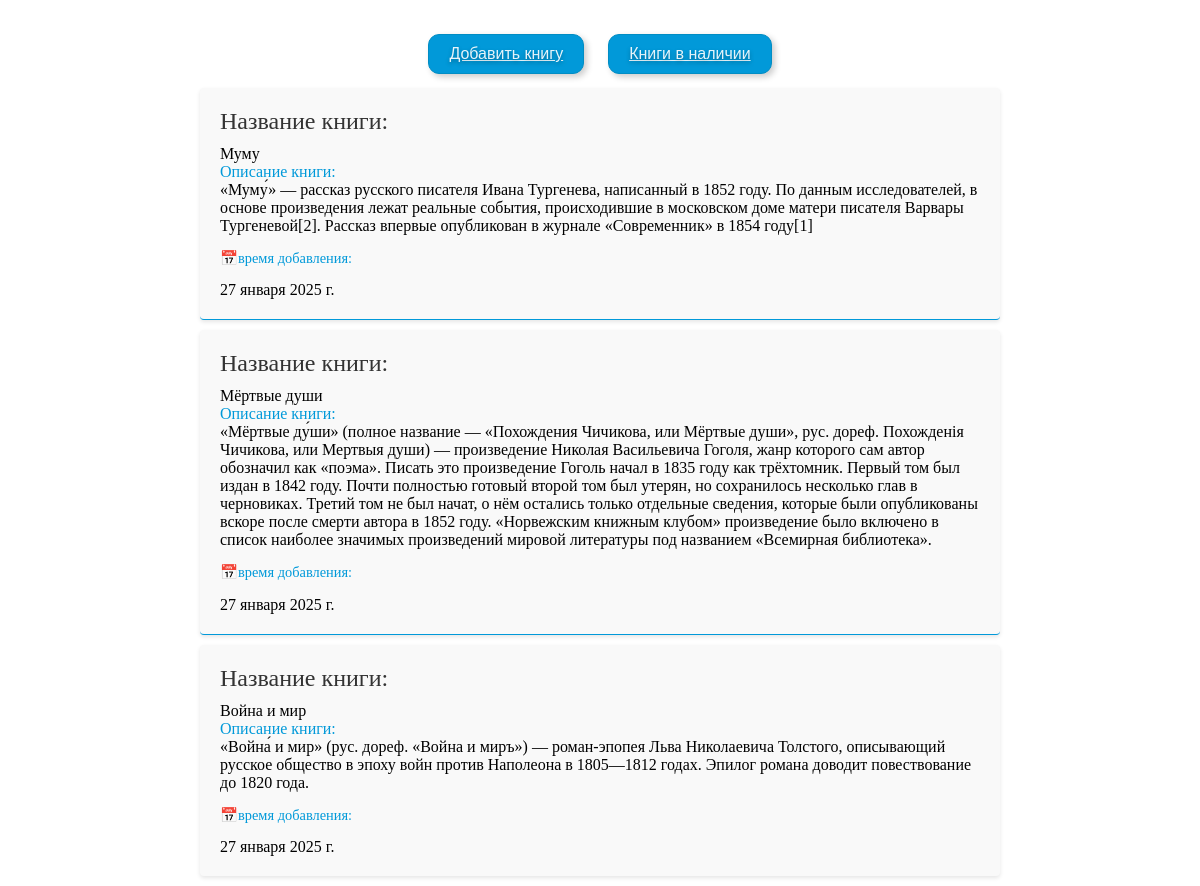
/posts/, run on the app's committed database.
### postmenu/models.py (models this page shows)
class Post(models.Model):
    title = models.CharField(max_length=50)
    text = models.TextField(max_length=250)
    datetime = models.DateField(auto_now=True)
    created_at = models.DateTimeField(auto_now_add=True)
    class Meta:
        ordering = ['-created_at']

### postmenu/views.py (the view)
# urls.py: path('posts/', listpost, name='list_post'),
def listpost(request):
    posts = Post.objects.all()
    return render(request, 'postmenu/listpost.html', {'posts': posts})

### postmenu/templates/postmenu/listpost.html
{% extends 'base.html' %}
{% block content %}
<ul class="posts-list">
    {% for post in posts %}
      <li>
        <p class="post-title">Название книги:</p>{{ post.title }}
        <p class="post-content">Описание книги:</p>{{ post.text }}
        <p class="post-date">время добавления:</p>{{ post.datetime }}
      </li>
    {% endfor %}
  </ul>
{% endblock %}

### templates/base.html (shortened to what this page needs)
{% load static %}
<!DOCTYPE html>
<html lang="en">
<head>
    <link type="text/css" href="{% static 'postmenu/css/static.css' %}" rel="stylesheet">
</head>
<body>
<div class="top-buttons-container">
    <a class="enjoy-button" href="{% url 'create_post' %}">Добавить книгу</a>
    <a class="enjoy-button" href="{% url 'list_post' %}">Книги в наличии</a>
</div>
{% block content %}{% endblock %}
</body>
</html>

### postmenu/static/postmenu/css/static.css (style rules this page uses)
.top-buttons-container { text-align: center; margin-top: 20px; }
.enjoy-button { display: inline-block; -webkit-box-sizing: content-box; -moz-box-sizing: content-box; box-sizing: content-box; cursor: pointer; margin: 14px 10px; padding: 10px 20px; border: 1px solid #018dc4; border-radius: 11px; font: normal 16px/normal Verdana, Geneva, sans-serif; color: rgba(255,255,255,0.9); text-overflow: clip; background: #0199d9; box-shadow: 3px 3px 6px 0 rgba(0,0,0,0.2); text-shadow: 0 2px 4px rgba(0,0,0,0.3); transition: all 300ms cubic-bezier(0.42, 0, 0.58, 1); }
.posts-list { list-style-type: none; padding: 0; max-width: 800px; margin: auto; }
.posts-list li { border-bottom: 1px solid #0199d9; padding: 20px; margin-bottom: 10px; background-color: #f9f9f9; border-radius: 4px; box-shadow: 0 2px 4px rgba(0, 0, 0, 0.1); }
.posts-list li:last-child { border-bottom: none; }
.post-title { margin: 0 0 10px 0; color: #333; font-size: 1.5em; }
.post-content { margin: 0; color: #0199d9; }
.post-date { font-size: 0.9em; color: #0199d9; margin-top: 15px; }
.post-date:before { content: "\1F4C5 "; }

### data on the page
Post: title "Муму", text "«Муму́» — рассказ русского писателя Ивана Тургенева, написанный в 1852 году. По данным исследователей, в основе произведения лежат реальные события, происходившие в московском доме матери писателя Варвары Тургеневой[2]. Рассказ впервые опубликован в журнале «Современник» в 1854 году[1]", datetime "27 января 2025 г."
Post: title "Мёртвые души", text "«Мёртвые ду́ши» (полное название — «Похождения Чичикова, или Мёртвые души», рус. дореф. Похожденія Чичикова, или Мертвыя души) — произведение Николая Васильевича Гоголя, жанр которого сам автор обозначил как «поэма». Писать это произведение Гоголь начал в 1835 году как трёхтомник. Первый том был издан в 1842 году. Почти полностью готовый второй том был утерян, но сохранилось несколько глав в черновиках. Третий том не был начат, о нём остались только отдельные сведения, которые были опубликованы вскоре после смерти автора в 1852 году. «Норвежским книжным клубом» произведение было включено в список наиболее значимых произведений мировой литературы под названием «Всемирная библиотека».", datetime "27 января 2025 г."
Post: title "Война и мир", text "«Война́ и мир» (рус. дореф. «Война и миръ») — роман-эпопея Льва Николаевича Толстого, описывающий русское общество в эпоху войн против Наполеона в 1805—1812 годах. Эпилог романа доводит повествование до 1820 года.", datetime "27 января 2025 г."
